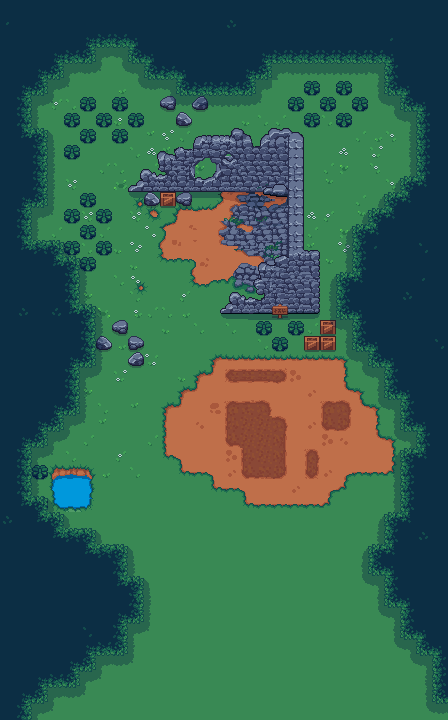

A 2D game scene composited from a Tiled map and its tileset images. What follows is a short description and the map's XML, with each tile layer's data collapsed to a summary:
An orthogonal 28x45 tile map with 16x16 px tiles, 10 tile layers (Ground, Ground2, Decor, Ruin, ...), 2 tilesets and 33 objects.

<map version="1.10" tiledversion="1.10.2" orientation="orthogonal" renderorder="right-down" width="28" height="45" tilewidth="16" tileheight="16" infinite="0" nextlayerid="23" nextobjectid="145">
 <editorsettings>
  <export target="forestRuins.lua" format="lua" />
 </editorsettings>
 <tileset firstgid="1" name="base" tilewidth="16" tileheight="16" tilecount="650" columns="26">
  <image source="../../assets/sprites/tilesets/base.png" width="416" height="400" />
  <tile id="13">
   <objectgroup draworder="index" id="2">
    <object id="4" x="16" y="16" width="8" height="16" />
    <object id="5" x="24" y="16" width="8" height="8" />
   </objectgroup>
  </tile>
  <tile id="14">
   <objectgroup draworder="index" id="3">
    <object id="2" x="0" y="16" width="16" height="8" />
   </objectgroup>
  </tile>
  <tile id="15">
   <objectgroup draworder="index" id="2">
    <object id="3" x="-16" y="16" width="16" height="8" />
    <object id="4" x="-8" y="24" width="8" height="8" />
   </objectgroup>
  </tile>
  <tile id="18">
   <objectgroup draworder="index" id="2">
    <object id="1" x="-8" y="-8" width="24" height="8" />
    <object id="2" x="-8" y="0" width="8" height="16" />
   </objectgroup>
  </tile>
  <tile id="19">
   <objectgroup draworder="index" id="2">
    <object id="1" x="0" y="-8" width="16" height="8" />
    <object id="2" x="16" y="-8" width="8" height="24" />
   </objectgroup>
  </tile>
  <tile id="39">
   <objectgroup draworder="index" id="2">
    <object id="1" x="16" y="0" width="8" height="16" />
   </objectgroup>
  </tile>
  <tile id="41">
   <objectgroup draworder="index" id="2">
    <object id="1" x="-8" y="0" width="8" height="16" />
   </objectgroup>
  </tile>
  <tile id="44">
   <objectgroup draworder="index" id="2">
    <object id="4" x="-8" y="0" width="8" height="16" />
    <object id="6" x="-8" y="16" width="24" height="8" />
   </objectgroup>
  </tile>
  <tile id="45">
   <objectgroup draworder="index" id="2">
    <object id="1" x="0" y="16" width="16" height="8" />
    <object id="4" x="16" y="0" width="8" height="24" />
   </objectgroup>
  </tile>
  <tile id="65">
   <objectgroup draworder="index" id="2">
    <object id="3" x="16" y="-16" width="8" height="16" />
    <object id="4" x="24" y="-8" width="8" height="8" />
   </objectgroup>
  </tile>
  <tile id="66">
   <objectgroup draworder="index" id="3">
    <object id="2" x="0" y="-8" width="16" height="8" />
   </objectgroup>
  </tile>
  <tile id="67">
   <objectgroup draworder="index" id="2">
    <object id="6" x="-8" y="-16" width="8" height="16" />
    <object id="8" x="-16" y="-8" width="8" height="8" />
   </objectgroup>
  </tile>
  <tile id="164">
   <objectgroup draworder="index" id="2">
    <object id="1" x="4" y="4" width="12" height="12" />
   </objectgroup>
  </tile>
  <tile id="165">
   <objectgroup draworder="index" id="2">
    <object id="1" x="0" y="4" width="16" height="12" />
   </objectgroup>
  </tile>
  <tile id="166">
   <objectgroup draworder="index" id="2">
    <object id="1" x="0" y="4" width="12" height="12" />
   </objectgroup>
  </tile>
  <tile id="190">
   <objectgroup draworder="index" id="2">
    <object id="1" x="4" y="0" width="12" height="16" />
   </objectgroup>
  </tile>
  <tile id="192">
   <objectgroup draworder="index" id="2">
    <object id="2" x="0" y="0" width="12" height="16" />
   </objectgroup>
  </tile>
  <tile id="216">
   <objectgroup draworder="index" id="2">
    <object id="1" x="4" y="0" width="12" height="12" />
   </objectgroup>
  </tile>
  <tile id="217">
   <objectgroup draworder="index" id="2">
    <object id="1" x="0" y="0" width="16" height="12" />
   </objectgroup>
  </tile>
  <tile id="218">
   <objectgroup draworder="index" id="2">
    <object id="1" x="0" y="0" width="12" height="12" />
   </objectgroup>
  </tile>
  <tile id="312">
   <properties>
    <property name="level" value="1" />
   </properties>
  </tile>
  <tile id="313">
   <properties>
    <property name="level" value="1" />
   </properties>
  </tile>
  <tile id="314">
   <properties>
    <property name="level" value="1" />
   </properties>
  </tile>
  <tile id="315">
   <properties>
    <property name="level" value="1" />
   </properties>
  </tile>
  <tile id="316">
   <properties>
    <property name="level" value="1" />
   </properties>
  </tile>
  <tile id="317">
   <properties>
    <property name="level" value="1" />
   </properties>
  </tile>
  <tile id="318">
   <properties>
    <property name="level" value="1" />
   </properties>
  </tile>
  <tile id="319">
   <properties>
    <property name="level" value="1" />
   </properties>
  </tile>
  <tile id="320">
   <properties>
    <property name="level" value="1" />
   </properties>
  </tile>
  <tile id="321">
   <properties>
    <property name="level" value="1" />
   </properties>
  </tile>
  <tile id="322">
   <properties>
    <property name="level" value="1" />
   </properties>
  </tile>
  <tile id="323">
   <properties>
    <property name="level" value="1" />
   </properties>
  </tile>
  <tile id="324">
   <properties>
    <property name="level" value="1" />
   </properties>
  </tile>
  <tile id="325">
   <properties>
    <property name="level" value="1" />
   </properties>
  </tile>
  <tile id="338">
   <properties>
    <property name="level" value="1" />
   </properties>
  </tile>
  <tile id="339">
   <properties>
    <property name="level" value="1" />
   </properties>
  </tile>
  <tile id="340">
   <properties>
    <property name="level" value="1" />
   </properties>
  </tile>
  <tile id="341">
   <properties>
    <property name="level" value="1" />
   </properties>
  </tile>
  <tile id="342">
   <properties>
    <property name="level" value="1" />
   </properties>
  </tile>
  <tile id="343">
   <properties>
    <property name="level" value="1" />
   </properties>
  </tile>
  <tile id="344">
   <properties>
    <property name="level" value="1" />
   </properties>
  </tile>
  <tile id="345">
   <properties>
    <property name="level" value="1" />
   </properties>
  </tile>
  <tile id="346">
   <properties>
    <property name="level" value="1" />
   </properties>
  </tile>
  <tile id="347">
   <properties>
    <property name="level" value="1" />
   </properties>
  </tile>
  <tile id="348">
   <properties>
    <property name="level" value="1" />
   </properties>
  </tile>
  <tile id="349">
   <properties>
    <property name="level" value="1" />
   </properties>
  </tile>
  <tile id="350">
   <properties>
    <property name="level" value="1" />
   </properties>
  </tile>
  <tile id="351">
   <properties>
    <property name="level" value="1" />
   </properties>
  </tile>
  <tile id="364">
   <properties>
    <property name="level" value="1" />
   </properties>
  </tile>
  <tile id="365">
   <properties>
    <property name="level" value="1" />
   </properties>
  </tile>
  <tile id="366">
   <properties>
    <property name="level" value="1" />
   </properties>
  </tile>
  <tile id="367">
   <properties>
    <property name="level" value="1" />
   </properties>
  </tile>
  <tile id="368">
   <properties>
    <property name="level" value="1" />
   </properties>
  </tile>
  <tile id="369">
   <properties>
    <property name="level" value="1" />
   </properties>
  </tile>
  <tile id="370">
   <properties>
    <property name="level" value="1" />
   </properties>
  </tile>
  <tile id="371">
   <properties>
    <property name="level" value="1" />
   </properties>
  </tile>
  <tile id="372">
   <properties>
    <property name="level" value="1" />
   </properties>
  </tile>
  <tile id="373">
   <properties>
    <property name="level" value="1" />
   </properties>
  </tile>
  <tile id="374">
   <properties>
    <property name="level" value="1" />
   </properties>
  </tile>
  <tile id="375">
   <properties>
    <property name="level" value="1" />
   </properties>
  </tile>
  <tile id="376">
   <properties>
    <property name="level" value="1" />
   </properties>
  </tile>
  <tile id="377">
   <properties>
    <property name="level" value="1" />
   </properties>
  </tile>
  <tile id="390">
   <properties>
    <property name="level" value="-1" />
   </properties>
  </tile>
  <tile id="391">
   <properties>
    <property name="level" value="-1" />
   </properties>
  </tile>
  <tile id="392">
   <properties>
    <property name="level" value="-1" />
   </properties>
  </tile>
  <tile id="393">
   <properties>
    <property name="level" value="-1" />
   </properties>
   <objectgroup draworder="index" id="2">
    <object id="1" x="0" y="0" width="176" height="16" />
   </objectgroup>
  </tile>
  <tile id="394">
   <properties>
    <property name="level" value="-1" />
   </properties>
  </tile>
  <tile id="395">
   <properties>
    <property name="level" value="-1" />
   </properties>
  </tile>
  <tile id="396">
   <properties>
    <property name="level" value="-1" />
   </properties>
  </tile>
  <tile id="397">
   <properties>
    <property name="level" value="-1" />
   </properties>
  </tile>
  <tile id="398">
   <properties>
    <property name="level" value="-1" />
   </properties>
  </tile>
  <tile id="399">
   <properties>
    <property name="level" value="-1" />
   </properties>
  </tile>
  <tile id="400">
   <properties>
    <property name="level" value="-1" />
   </properties>
  </tile>
  <tile id="401">
   <properties>
    <property name="level" value="-1" />
   </properties>
  </tile>
  <tile id="402">
   <properties>
    <property name="level" value="-1" />
   </properties>
  </tile>
  <tile id="403">
   <properties>
    <property name="level" value="1" />
   </properties>
  </tile>
  <tile id="416">
   <properties>
    <property name="level" value="1" />
   </properties>
  </tile>
  <tile id="429">
   <properties>
    <property name="level" value="1" />
   </properties>
   <objectgroup draworder="index" id="2">
    <object id="1" x="0" y="0" width="16" height="112" />
   </objectgroup>
  </tile>
  <tile id="442">
   <properties>
    <property name="level" value="1" />
   </properties>
  </tile>
  <tile id="455">
   <properties>
    <property name="level" value="1" />
   </properties>
  </tile>
  <tile id="468">
   <properties>
    <property name="level" value="1" />
   </properties>
  </tile>
  <tile id="481">
   <properties>
    <property name="level" value="1" />
   </properties>
  </tile>
  <tile id="494">
   <properties>
    <property name="level" value="1" />
   </properties>
  </tile>
  <tile id="505">
   <properties>
    <property name="level" value="1" />
   </properties>
  </tile>
  <tile id="506">
   <properties>
    <property name="level" value="1" />
   </properties>
  </tile>
  <tile id="507">
   <properties>
    <property name="level" value="1" />
   </properties>
  </tile>
  <tile id="508">
   <properties>
    <property name="level" value="1" />
   </properties>
  </tile>
  <tile id="520">
   <properties>
    <property name="level" value="1" />
   </properties>
  </tile>
  <tile id="531">
   <properties>
    <property name="level" value="1" />
   </properties>
  </tile>
  <tile id="532">
   <properties>
    <property name="level" value="1" />
   </properties>
  </tile>
  <tile id="533">
   <properties>
    <property name="level" value="1" />
   </properties>
  </tile>
  <tile id="534">
   <properties>
    <property name="level" value="1" />
   </properties>
  </tile>
  <tile id="546">
   <properties>
    <property name="level" value="1" />
   </properties>
  </tile>
  <tile id="556">
   <properties>
    <property name="level" value="1" />
   </properties>
  </tile>
  <tile id="557">
   <properties>
    <property name="level" value="1" />
   </properties>
  </tile>
  <tile id="558">
   <properties>
    <property name="level" value="1" />
   </properties>
  </tile>
  <tile id="559">
   <properties>
    <property name="level" value="1" />
   </properties>
  </tile>
  <tile id="560">
   <properties>
    <property name="level" value="1" />
   </properties>
  </tile>
  <tile id="572">
   <properties>
    <property name="level" value="1" />
   </properties>
  </tile>
  <tile id="581">
   <properties>
    <property name="level" value="1" />
   </properties>
  </tile>
  <tile id="582">
   <properties>
    <property name="level" value="1" />
   </properties>
  </tile>
  <tile id="583">
   <properties>
    <property name="level" value="1" />
   </properties>
  </tile>
  <tile id="584">
   <properties>
    <property name="level" value="1" />
   </properties>
  </tile>
  <tile id="585">
   <properties>
    <property name="level" value="1" />
   </properties>
  </tile>
  <tile id="586">
   <properties>
    <property name="level" value="1" />
   </properties>
  </tile>
  <tile id="598">
   <properties>
    <property name="level" value="1" />
   </properties>
  </tile>
  <tile id="599">
   <properties>
    <property name="level" value="1" />
   </properties>
  </tile>
  <tile id="600">
   <properties>
    <property name="level" value="1" />
   </properties>
  </tile>
  <tile id="601">
   <properties>
    <property name="level" value="1" />
   </properties>
  </tile>
  <tile id="602">
   <properties>
    <property name="level" value="1" />
   </properties>
  </tile>
  <tile id="603">
   <properties>
    <property name="level" value="-1" />
   </properties>
  </tile>
  <tile id="604">
   <properties>
    <property name="level" value="-1" />
   </properties>
  </tile>
  <tile id="605">
   <properties>
    <property name="level" value="-1" />
   </properties>
  </tile>
  <tile id="606">
   <properties>
    <property name="level" value="-1" />
   </properties>
   <objectgroup draworder="index" id="2">
    <object id="1" x="12" y="4" width="4" height="8" />
   </objectgroup>
  </tile>
  <tile id="607">
   <properties>
    <property name="level" value="-1" />
   </properties>
   <objectgroup draworder="index" id="2">
    <object id="1" x="0" y="0" width="96" height="16" />
   </objectgroup>
  </tile>
  <tile id="608">
   <properties>
    <property name="level" value="-1" />
   </properties>
  </tile>
  <tile id="609">
   <properties>
    <property name="level" value="-1" />
   </properties>
  </tile>
  <tile id="610">
   <properties>
    <property name="level" value="-1" />
   </properties>
  </tile>
  <tile id="611">
   <properties>
    <property name="level" value="-1" />
   </properties>
  </tile>
  <tile id="612">
   <properties>
    <property name="level" value="-1" />
   </properties>
  </tile>
 </tileset>
 <tileset firstgid="651" name="ruins" tilewidth="16" tileheight="16" tilecount="169" columns="13">
  <image source="../../assets/sprites/tilesets/ruins.png" width="219" height="213" />
 </tileset>
 <layer id="1" name="Ground" width="28" height="45">
  <data>[1260 cells, 1230 non-empty, 40 distinct tile ids]</data>
 </layer>
 <layer id="20" name="Ground2" width="28" height="45">
  <data>[1260 cells, 69 non-empty, 69 distinct tile ids]</data>
 </layer>
 <layer id="3" name="Decor" width="28" height="45">
  <data>[1260 cells, 75 non-empty, 5 distinct tile ids]</data>
 </layer>
 <layer id="11" name="Ruin" width="28" height="45">
  <data>[1260 cells, 81 non-empty, 80 distinct tile ids]</data>
 </layer>
 <layer id="4" name="Flowers" width="28" height="45">
  <data>[1260 cells, 23 non-empty, 5 distinct tile ids]</data>
 </layer>
 <layer id="10" name="Grass" width="28" height="45">
  <data>[1260 cells, 27 non-empty, 1 distinct tile ids]</data>
 </layer>
 <layer id="14" name="Rocks" width="28" height="45">
  <data>[1260 cells, 9 non-empty, 2 distinct tile ids]</data>
 </layer>
 <layer id="18" name="Boxes" width="28" height="45">
  <data>[1260 cells, 4 non-empty, 1 distinct tile ids]</data>
 </layer>
 <layer id="19" name="Signs" width="28" height="45">
  <data>[1260 cells, 1 non-empty, 1 distinct tile ids]</data>
 </layer>
 <objectgroup id="5" name="Player">
  <object id="1" x="220" y="220">
   <point />
  </object>
 </objectgroup>
 <layer id="2" name="CeilingTrees" width="28" height="45">
  <data>[1260 cells, 595 non-empty, 29 distinct tile ids]</data>
 </layer>
</map>
